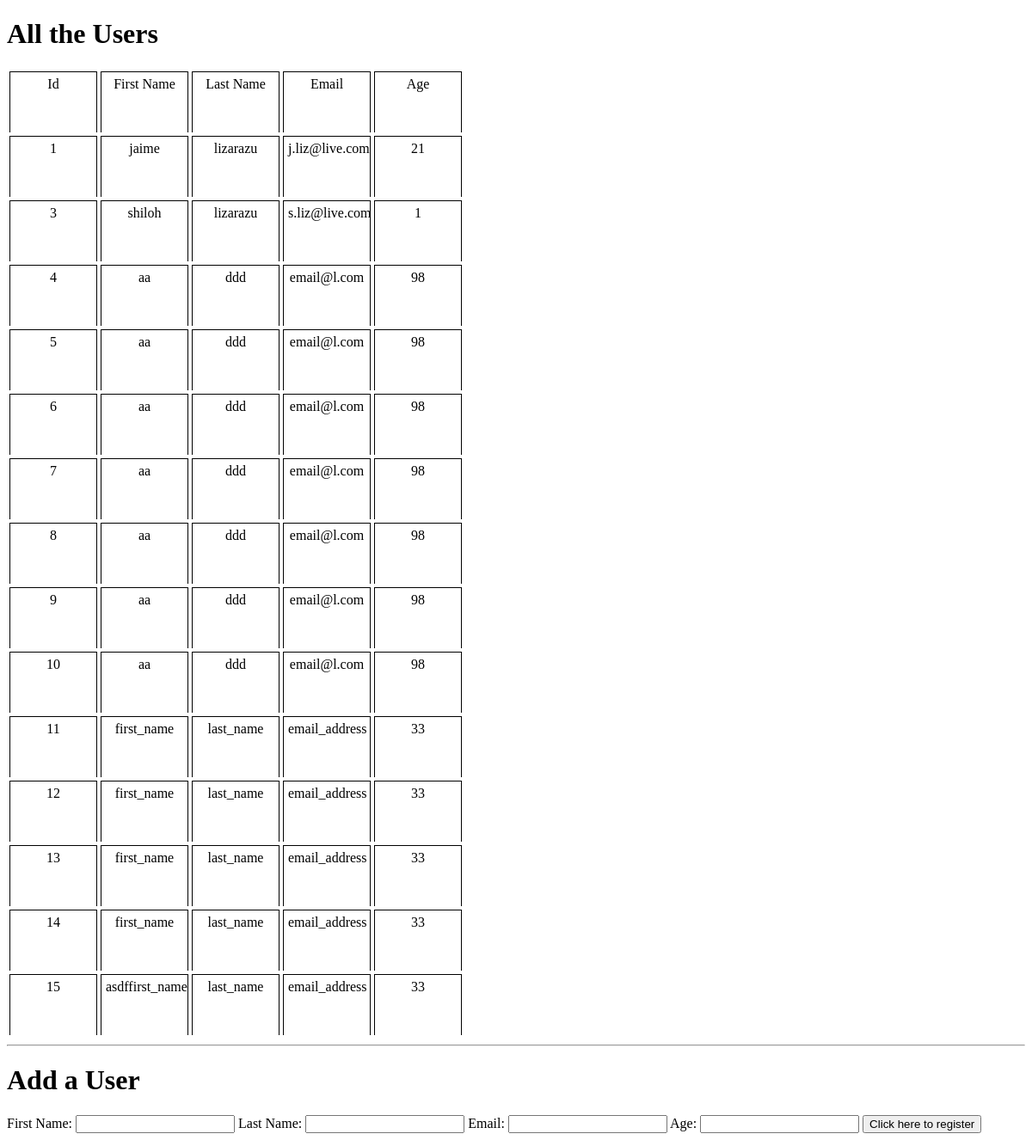
Before: / with the older database file.
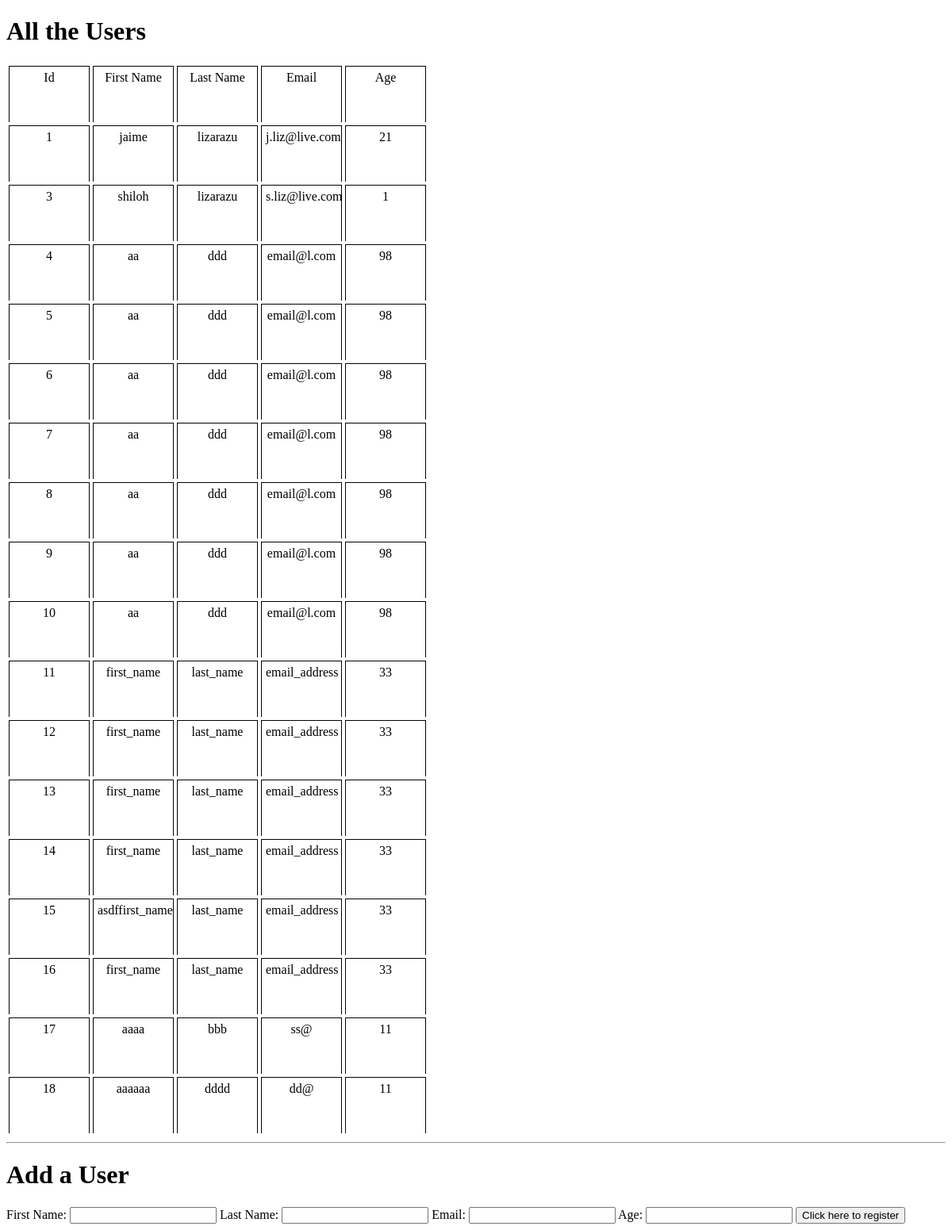
After: the same page with the newer database file.
### users_app/models.py (models this page shows)
class Users(models.Model):
    first_name = models.CharField(max_length=255)
    last_name = models.CharField(max_length=255)
    email_address = models.CharField(max_length=255)
    age = models.IntegerField()
    created_at = models.DateTimeField(auto_now_add=True)
    updated_at = models.DateTimeField(auto_now=True)

### users_app/views.py (the view)
# urls.py: path('', views.index),
def index(request):
    context = {
    	"all_users": Users.objects.all()
    }
    return render(request, "index.html", context)

### users_app/templates/index.html (shortened to what this page needs)
<!DOCTYPE html>
<html lang="en">
    <head>
        {% load static %}
        <link rel="stylesheet" href="{% static 'css/style.css' %}">
    </head>
    <body>
        <h1>All the Users</h1>
        <table>
            <TD><div class="c1">Id</div>
            <TD><div class="c1">First Name</div></TD>
            <TD><div class="c1">Last Name</div></TD>
            <TD><div class="c1">Email</div></TD>
            <TD><div class="c1">Age</div></TD>
            {% for user in all_users %}
            <TR>
                <TD><div class="c1">{{ user.id }}</div></TD>
                <TD><div class="c2">{{user.first_name}}</div></TD>
                <TD><div class="c1">{{user.last_name}}</div></TD>
                <TD><div class="c1"><SPAN>{{user.email_address}}</div></SPAN></TD>
                <TD><div class="c1"><SPAN>{{user.age}}</div></SPAN></TD>
            </TR>
            {% endfor %}
        </table>
        <hr>
        <form action="/register" method="post">
            <h1>Add a User</h1>
            <label for="first_name">First Name:</label>
            <input type="text" id="first_name" name="first_name">
            <label for="last_name">Last Name:</label>
            <input type="text" id="last_name" name="last_name">
            <label for="email">Email:</label>
            <input type="text" id="email" name="email_address">
            <label for="age">Age:</label>
            <input type="number" id="age" name="age">
            <input type="submit" value="Click here to register">
         </form>
    </body>
</html>

### users_app/static/css/style.css (style rules this page uses)
.c1 { display:inline-block; padding: 5px; text-align: center; display: block; border: 1px solid black; border-bottom: 0; width: 90px; height:60px; }
.c2 { display:inline-block; padding: 5px; text-align: center; display: block; border: 1px solid black; border-bottom: 0; width: 90px; height:60px; }

Changed rows visible on the page:
added Users: id "16", first_name "first_name", last_name "last_name", email_address "email_address", age "33"
added Users: id "17", first_name "aaaa", last_name "bbb", email_address "ss@", age "11"
added Users: id "18", first_name "aaaaaa", last_name "dddd", email_address "dd@", age "11"
